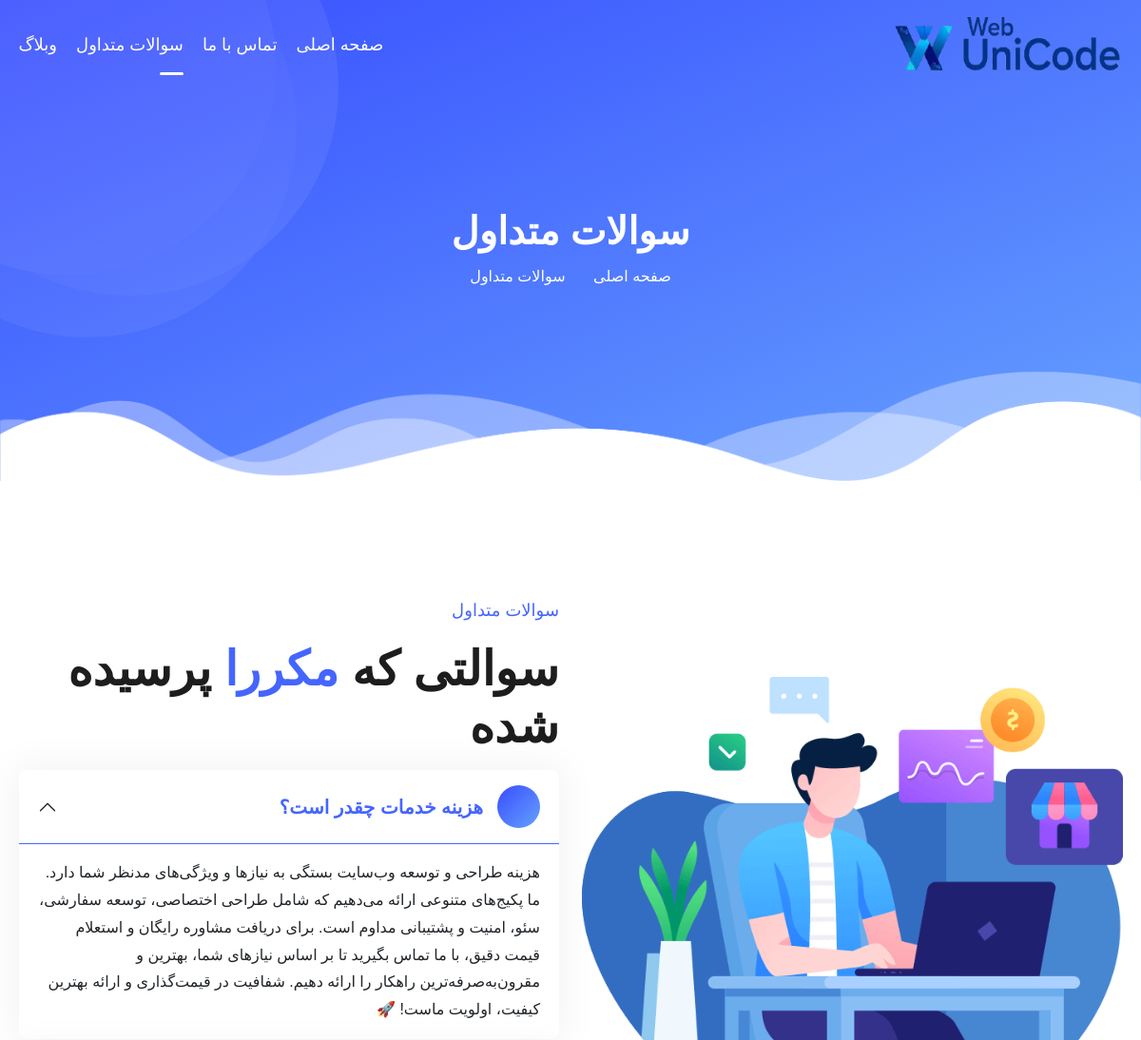
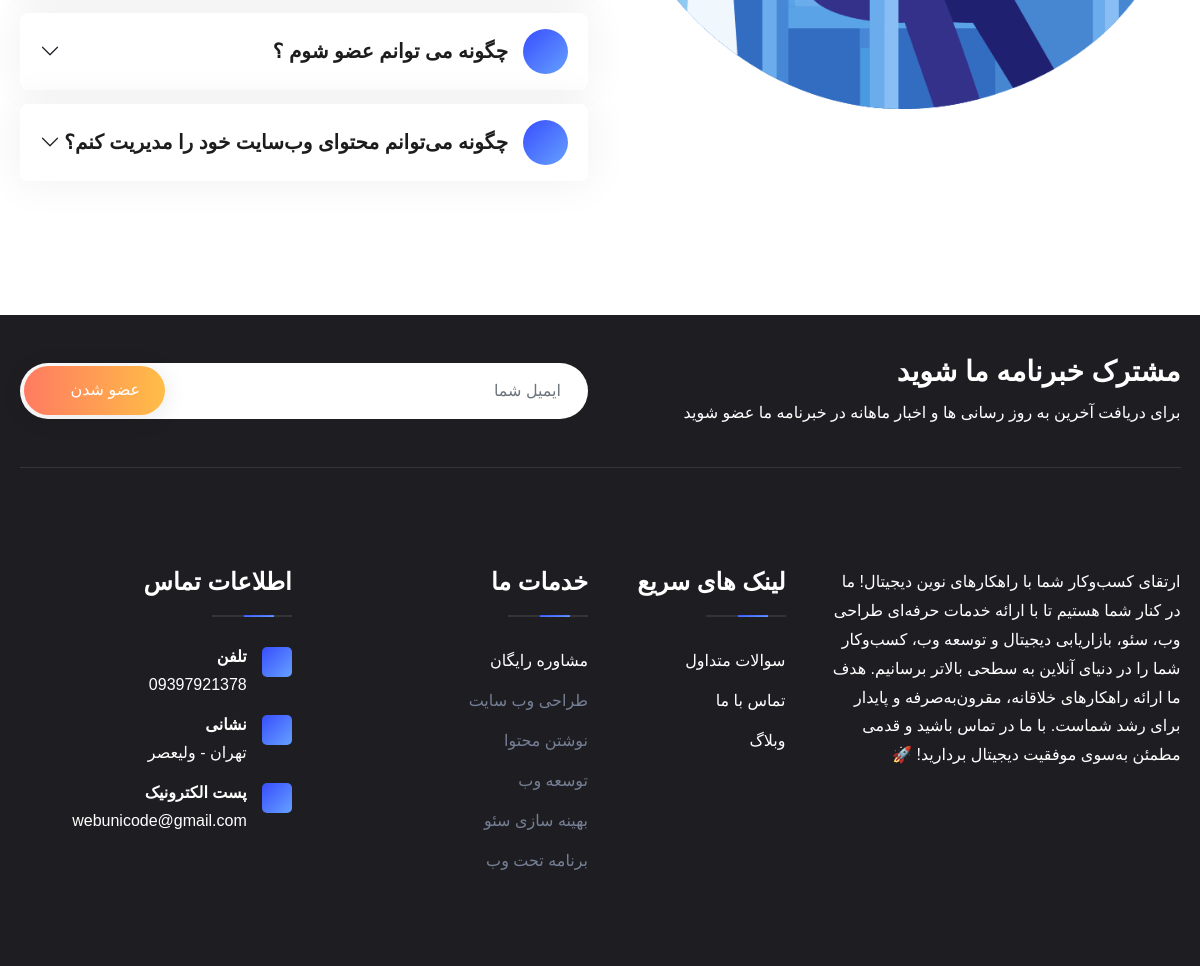
Screenshot of /faq/ with the database file from the repository (2 pictures, top to bottom).
### core/models.py (models this page shows, shortened)
class SiteSettings(models.Model):
    about_us_text = models.TextField(null=True, blank=True, verbose_name="متن درباره ما")
    contact_us_text = models.TextField(null=True, blank=True, verbose_name="متن تماس با ما")
    address = models.CharField(max_length=250, null=True, blank=True, verbose_name="آدرس ما")
    phone = models.CharField(max_length=250, null=True, blank=True, verbose_name="تلفن تماس")
    email = models.CharField(max_length=250, null=True, blank=True, verbose_name="ایمیل")
    class Meta:
        verbose_name = "تنظیمات"
        verbose_name_plural = "تنظیمات"

### core/views.py (the view)
# urls.py: path('faq/', views.FaqView.as_view(), name='faq'),
class FaqView(View):
    def get(self, request):
        site_settings = SiteSettings.objects.first()
        return render(request, 'core/faq.html', {'site_settings': site_settings})

### core/templates/core/faq.html (shortened to what this page needs)
{% extends 'base.html' %}
{% load static %}
{% block content %}
    <div class="site-breadcrumb">
        <div class="container">
            <h2 class="breadcrumb-title">سوالات متداول</h2>
            <ul class="breadcrumb-menu">
                <li><a href="{% url 'core:home' %}">صفحه اصلی</a></li>
                <li class="active">سوالات متداول</li>
            </ul>
        </div>
        <div class="hero-shape">
            <img src="{% static 'main/img/shape/03.svg' %}" alt>
        </div>
        <div class="hero-right-circles"></div>
    </div>
    <div class="faq-area py-120">
        <div class="container">
            <div class="row align-items-center">
                <div class="col-lg-6">
                    <div class="faq-img">
                        <img src="{% static 'main/img/faq/01.png' %}" alt>
                    </div>
                </div>
                <div class="col-lg-6">
                    <div class="faq-right">
                        <div class="site-heading mb-3">
                            <span class="site-title-tagline">سوالات متداول</span>
                            <h2 class="site-title my-3">سوالتی که <span> مکررا </span> پرسیده شده</h2>
                        </div>
                        <div class="mt-3">
                            <div class="accordion" id="accordionExample">
                                <div class="accordion-item">
                                    <h2 class="accordion-header" id="headingOne">
                                        <button class="accordion-button" type="button" data-bs-toggle="collapse" data-bs-target="#collapseOne" aria-expanded="true" aria-controls="collapseOne">
                                            <span><i class="far fa-question"></i></span> هزینه خدمات چقدر است؟
                                        </button>
                                    </h2>
                                    <div id="collapseOne" class="accordion-collapse collapse show" aria-labelledby="headingOne" data-bs-parent="#accordionExample">
                                        <div class="accordion-body">
                                            هزینه طراحی و توسعه وب‌سایت بستگی به نیازها و ویژگی‌های مدنظر شما دارد. ما پکیج‌های متنوعی ارائه می‌دهیم که شامل طراحی اختصاصی، توسعه سفارشی، سئو، امنیت و پشتیبانی مداوم است.
برای دریافت مشاوره رایگان و استعلام قیمت دقیق، با ما تماس بگیرید تا بر اساس نیازهای شما، بهترین و مقرون‌به‌صرفه‌ترین راهکار را ارائه دهیم. شفافیت در قیمت‌گذاری و ارائه بهترین کیفیت، اولویت ماست! 🚀
                                        </div>
                                    </div>
                                </div>
                                <div class="accordion-item">
                                    <h2 class="accordion-header" id="headingTwo">
                                        <button class="accordion-button collapsed" type="button" data-bs-toggle="collapse" data-bs-target="#collapseTwo" aria-expanded="false" aria-controls="collapseTwo">
                                            <span><i class="far fa-question"></i></span> چگونه می توانم عضو شوم
                                            ؟
                                        </button>
                                    </h2>
                                </div>
                                <div class="accordion-item">
                                    <h2 class="accordion-header" id="headingThree">
                                        <button class="accordion-button collapsed" type="button" data-bs-toggle="collapse" data-bs-target="#collapseThree" aria-expanded="false" aria-controls="collapseThree">
                                            <span><i class="far fa-question"></i></span>چگونه می‌توانم محتوای وب‌سایت خود را مدیریت کنم؟
                                        </button>
                                    </h2>
                                </div>
                            </div>
                        </div>
                    </div>
                </div>
            </div>
        </div>
    </div>
{% endblock %}

### templates/base.html (shortened to what this page needs)
{% load static %}
<!DOCTYPE html>
<html lang="en">
<head>
    <link rel="stylesheet" href="{% static 'main/css/bootstrap.min.css' %}">
    <link rel="stylesheet" href="{% static 'main/css/all-fontawesome.min.css' %}">
    <link rel="stylesheet" href="{% static 'main/css/themify-icons.css' %}">
    <link rel="stylesheet" href="{% static 'main/css/flaticon.css' %}">
    <link rel="stylesheet" href="{% static 'main/css/animate.min.css' %}">
    <link rel="stylesheet" href="{% static 'main/css/magnific-popup.min.css' %}">
    <link rel="stylesheet" href="{% static 'main/css/owl.carousel.min.css' %}">
    <link rel="stylesheet" href="{% static 'main/css/style.css' %}">
</head>
<body>
<header class="header">
    <div class="main-navigation">
        <nav class="navbar navbar-expand-lg">
            <div class="container">
                <a class="navbar-brand" href="{% url 'core:home' %}">
                    <img src="{% static 'main/img/logo/WebUniCodeImage.png' %}" class="logo-display" alt="logo" style="height: 85px; width: 250px">
                </a>
                <div class="collapse navbar-collapse" id="main_nav">
                    <ul class="navbar-nav">
                        <li class="nav-item dropdown">
                            <a class="nav-link {% if request.resolver_match.url_name == 'home' %}active{% endif %}" href="{% url 'core:home' %}">صفحه اصلی</a>
                        </li>
                        <li class="nav-item"><a class="nav-link {% if request.resolver_match.url_name == 'contact' %}active{% endif %}" href="{% url 'core:contact' %}">تماس با ما</a></li>
                        <li class="nav-item"><a class="nav-link {% if request.resolver_match.url_name == 'faq' %}active{% endif %}" href="{% url 'core:faq' %}" >سوالات متداول</a></li>
                        <li class="nav-item dropdown"><a class="nav-link {% if request.resolver_match.url_name == 'article_list' %}active{% endif %}" href="{% url 'blog:article_list' %}" >وبلاگ</a></li>
                    </ul>
                </div>
            </div>
        </nav>
    </div>
</header>
<main class="main">
    {% block content %}
    {% endblock %}
</main>
<footer class="footer-area">
    <div class="footer-widget">
        <div class="container">
            <div class="footer-top pt-40 pb-40">
                <div class="footer-newsletter">
                    <div class="row align-items-center">
                        <div class="col-md-6">
                            <div class="footer-newsletter-content">
                                <h3>مشترک خبرنامه ما شوید</h3>
                                <p>برای دریافت آخرین به روز رسانی ها و اخبار ماهانه در خبرنامه ما عضو شوید</p>
                            </div>
                        </div>
                        <div class="col-md-6">
                            <div class="subscribe-form">
                                <form method="post">
                                    <div class="form-group">
                                        <input name="email" type="email" class="form-control" placeholder="ایمیل شما">
                                        <button class="theme-btn" type="submit">
                                            عضو شدن <i class="far fa-paper-plane"></i>
                                        </button>
                                    </div>
                                </form>
                            </div>
                        </div>
                    </div>
                </div>
            </div>
            <div class="row footer-widget-wrapper pt-100 pb-70">
                <div class="col-md-6 col-lg-4">
                    <div class="footer-widget-box about-us">
                        <p class="mb-3">
                            {{ site_settings.about_us_text }}
                        </p>
                    </div>
                </div>
                <div class="col-md-6 col-lg-2">
                    <div class="footer-widget-box list">
                        <h4 class="footer-widget-title">لینک های سریع</h4>
                        <ul class="footer-list">
                            <li><a href="{% url 'core:faq' %}">سوالات متداول</a></li>
                            <li><a href="{% url 'core:contact' %}">تماس با ما</a></li>
                            <li><a href="{% url 'blog:article_list' %}">وبلاگ</a></li>
                        </ul>
                    </div>
                </div>
                <div class="col-md-6 col-lg-3">
                    <div class="footer-widget-box list">
                        <h4 class="footer-widget-title">خدمات ما</h4>
                        <ul class="footer-list">
                            <li><a href="{% url 'core:contact' %}">مشاوره رایگان</a></li>
                            <li><a>طراحی وب سایت</a></li>
                            <li><a>نوشتن محتوا</a></li>
                            <li><a>توسعه وب</a></li>
                            <li><a>بهینه سازی سئو</a></li>
                            <li><a>برنامه تحت وب</a></li>
                        </ul>
                    </div>
                </div>
                <div class="col-md-6 col-lg-3">
                    <div class="footer-widget-box list">
                        <h4 class="footer-widget-title">اطلاعات تماس</h4>
                        <ul class="footer-contact">
                            <li>
                                <i class="fas fa-phone"></i>
                                <a>
                                    <h6>تلفن</h6>
                                    <p>{{ site_settings.phone }}</p>
                                </a>
                            </li>
                            <li>
                                <i class="fas fa-map-marker-alt"></i>
                                <a>
                                    <h6>نشانی</h6>
                                    <p>{{ site_settings.address }}</p>
                                </a>
                            </li>
                            <li>
                                <i class="fas fa-envelope"></i>
                                <a>
                                    <h6>پست الکترونیک</h6>
                                    <p>{{ site_settings.email }}</p>
                                </a>
                            </li>
                        </ul>
                    </div>
                </div>
            </div>
        </div>
    </div>
</footer>
</body>
</html>

### rows the page displays
SiteSettings: about_us_text "ارتقای کسب‌وکار شما با راهکارهای نوین دیجیتال! ما در کنار شما هستیم تا با ارائه خدمات حرفه‌ای طراحی وب، سئو، بازاریابی دیجیتال و توسعه وب، کسب‌وکار شما را در دنیای آنلاین به سطحی بالاتر برسانیم. هدف ما ارائه راهکارهای خلاقانه، مقرون‌به‌صرفه و پایدار برای رشد شماست. با ما در تماس باشید و قدمی مطمئن به‌سوی موفقیت دیجیتال بردارید! 🚀", phone "09397921378", address "تهران - ولیعصر", email "webunicode@gmail.com"
